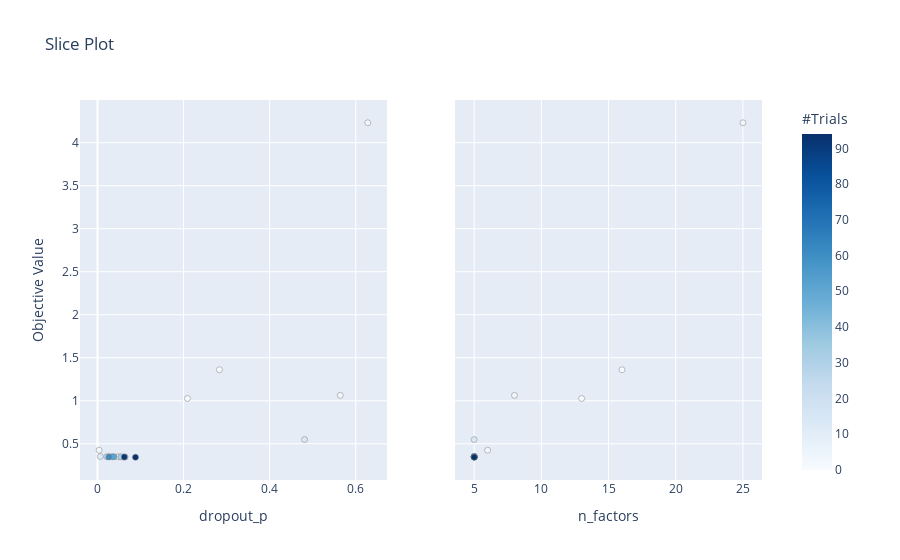

Write notebook code for a chart like this one.
### Code cell
optuna.visualization.plot_slice(study)

### Figure 1 — Plotly figure (JSON) as saved in the notebook; plotly's stock layout.template omitted (floating-point values rounded to 4 significant figures)
{"data": [{"marker": {"color": [0, 1, 2, 3, 4, 10, 11, 12, 14, 21, 22, 28, 31, 42, 52, 61, 92, 94], "colorbar": {"title": {"text": "#Trials"}, "x": 1, "xpad": 40, "y": 0.5}, "colorscale": [[0, "rgb(247,251,255)"], [0.125, "rgb(222,235,247)"], [0.25, "rgb(198,219,239)"], [0.375, "rgb(158,202,225)"], [0.5, "rgb(107,174,214)"], [0.625, "rgb(66,146,198)"], [0.75, "rgb(33,113,181)"], [0.875, "rgb(8,81,156)"], [1, "rgb(8,48,107)"]], "line": {"color": "Grey", "width": 0.5}, "showscale": true}, "mode": "markers", "showlegend": false, "type": "scatter", "x": [0.2834, 0.2091, 0.003724, 0.628, 0.564, 0.04722, 0.0286, 0.006508, 0.481, 0.02154, 0.06047, 0.06411, 0.05441, 0.03471, 0.03809, 0.02612, 0.06238, 0.08822], "xaxis": "x", "y": [1.36, 1.026, 0.4253, 4.232, 1.063, 0.3488, 0.3507, 0.3517, 0.5487, 0.3495, 0.3459, 0.346, 0.3487, 0.3493, 0.3492, 0.3463, 0.3458, 0.343], "yaxis": "y"}, {"marker": {"color": [0, 1, 2, 3, 4, 10, 11, 12, 14, 21, 22, 28, 31, 42, 52, 61, 92, 94], "colorbar": {"title": {"text": "#Trials"}, "x": 1, "xpad": 40}, "colorscale": [[0, "rgb(247,251,255)"], [0.125, "rgb(222,235,247)"], [0.25, "rgb(198,219,239)"], [0.375, "rgb(158,202,225)"], [0.5, "rgb(107,174,214)"], [0.625, "rgb(66,146,198)"], [0.75, "rgb(33,113,181)"], [0.875, "rgb(8,81,156)"], [1, "rgb(8,48,107)"]], "line": {"color": "Grey", "width": 0.5}, "showscale": false}, "mode": "markers", "showlegend": false, "type": "scatter", "x": [16, 13, 6, 25, 8, 5, 5, 5, 5, 5, 5, 5, 5, 5, 5, 5, 5, 5], "xaxis": "x2", "y": [1.36, 1.026, 0.4253, 4.232, 1.063, 0.3488, 0.3507, 0.3517, 0.5487, 0.3495, 0.3459, 0.346, 0.3487, 0.3493, 0.3492, 0.3463, 0.3458, 0.343], "yaxis": "y2"}], "layout": {"autosize": true, "title": {"text": "Slice Plot"}, "xaxis": {"anchor": "y", "autorange": true, "domain": [0, 0.45], "range": [-0.03683, 0.6686], "title": {"text": "dropout_p"}, "type": "linear"}, "xaxis2": {"anchor": "y2", "autorange": true, "domain": [0.55, 1], "range": [3.701, 26.3], "title": {"text": "n_factors"}, "type": "linear"}, "yaxis": {"anchor": "x", "autorange": true, "domain": [0, 1], "range": [0.05816, 4.517], "title": {"text": "Objective Value"}, "type": "linear"}, "yaxis2": {"anchor": "x2", "autorange": true, "domain": [0, 1], "matches": "y", "range": [0.05816, 4.517], "showticklabels": false, "type": "linear"}}}
